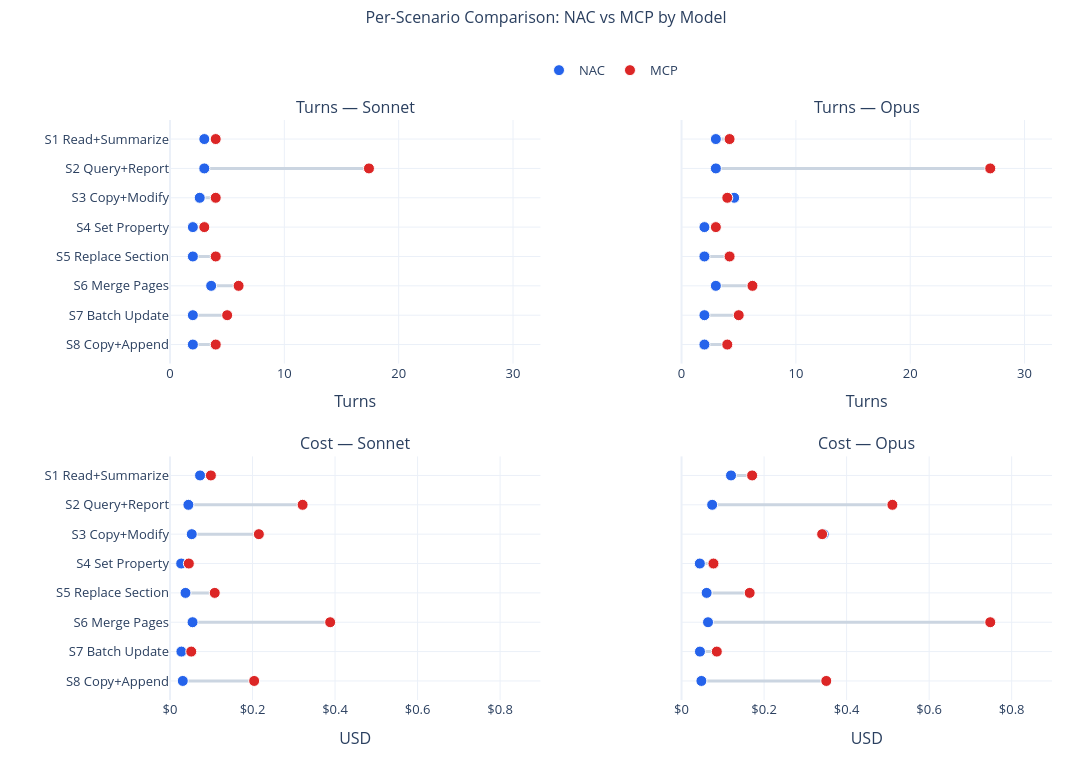

The code cell stored with this chart in its notebook:
### Markdown cell above
## 3b. Paired Comparison (Turns + Cost by Model)

### Code cell
agg_paired = df.groupby(["scenario_num", "scenario_short", "label"]).agg(
    turns_mean=("num_turns", "mean"), cost_mean=("cost_usd", "mean")).reset_index()
scenario_labels_full = [f"S{s} {SCENARIO_NAMES.get(s, '')}" for s in sorted(agg_paired.scenario_num.unique())]

titles = [f"Turns — {m}" for m, _, _ in pairs] + [f"Cost — {m}" for m, _, _ in pairs]
fig = make_subplots(rows=2, cols=len(pairs), subplot_titles=titles,
    horizontal_spacing=0.16, vertical_spacing=0.16)

turns_max = float(agg_paired.turns_mean.max()) * 1.20
cost_max = float(agg_paired.cost_mean.max()) * 1.20

for col, (model, cli_label, mcp_label) in enumerate(pairs, 1):
    cli = agg_paired[agg_paired.label == cli_label][["scenario_num", "turns_mean", "cost_mean"]].rename(
        columns={"turns_mean": "turns_cli", "cost_mean": "cost_cli"})
    mcp = agg_paired[agg_paired.label == mcp_label][["scenario_num", "turns_mean", "cost_mean"]].rename(
        columns={"turns_mean": "turns_mcp", "cost_mean": "cost_mcp"})
    merged = cli.merge(mcp, on="scenario_num", how="inner").sort_values("scenario_num")
    merged["scenario_label"] = merged["scenario_num"].map(lambda n: f"S{n} {SCENARIO_NAMES.get(n, '')}")

    for row, (cli_m, mcp_m, x_title, x_max, fmt) in enumerate([
        ("turns_cli", "turns_mcp", "Turns", turns_max, "%{x:.1f} turns"),
        ("cost_cli", "cost_mcp", "USD", cost_max, "$%{x:.3f}"),
    ], 1):
        for _, item in merged.iterrows():
            lo, hi = sorted((item[cli_m], item[mcp_m]))
            fig.add_trace(go.Scatter(x=[lo, hi], y=[item["scenario_label"], item["scenario_label"]],
                mode="lines", line=dict(color="#CBD5E1", width=3),
                showlegend=False, hoverinfo="skip"), row=row, col=col)
        fig.add_trace(go.Scatter(x=merged[cli_m], y=merged["scenario_label"], mode="markers",
            name="NAC", legendgroup="NAC", showlegend=(col == 1 and row == 1),
            marker=dict(color=NAC_COLOR, size=11, line=dict(color="white", width=1)),
            hovertemplate="%{y}<br>NAC: " + fmt + "<extra>" + model + "</extra>"),
            row=row, col=col)
        fig.add_trace(go.Scatter(x=merged[mcp_m], y=merged["scenario_label"], mode="markers",
            name="MCP", legendgroup="MCP", showlegend=(col == 1 and row == 1),
            marker=dict(color=MCP_COLOR, size=11, line=dict(color="white", width=1)),
            hovertemplate="%{y}<br>MCP: " + fmt + "<extra>" + model + "</extra>"),
            row=row, col=col)

        fig.update_xaxes(title_text=x_title, range=[0, x_max], row=row, col=col)
        if row == 2:
            fig.update_xaxes(tickprefix="$", row=row, col=col)
        fig.update_yaxes(categoryorder="array", categoryarray=list(reversed(scenario_labels_full)),
            showticklabels=(col == 1), row=row, col=col)

fig.update_layout(**LAYOUT, height=760, width=1180,
    title=dict(text="Per-Scenario Comparison: NAC vs MCP by Model",
               y=0.985, x=0.5, xanchor="center", font_size=16),
    margin=dict(t=120, b=60, l=170, r=40),
    legend=dict(orientation="h", yanchor="bottom", y=1.06, x=0.5, xanchor="center"))
fig.show()

### Figure 1 — Plotly figure (JSON) as saved in the notebook; plotly's stock layout.template omitted (floating-point values rounded to 4 significant figures)
{"data": [{"hoverinfo": "skip", "line": {"color": "#CBD5E1", "width": 3}, "mode": "lines", "showlegend": false, "type": "scatter", "x": [3, 4], "xaxis": "x", "y": ["S1 Read+Summarize", "S1 Read+Summarize"], "yaxis": "y"}, {"hoverinfo": "skip", "line": {"color": "#CBD5E1", "width": 3}, "mode": "lines", "showlegend": false, "type": "scatter", "x": [3, 17.4], "xaxis": "x", "y": ["S2 Query+Report", "S2 Query+Report"], "yaxis": "y"}, {"hoverinfo": "skip", "line": {"color": "#CBD5E1", "width": 3}, "mode": "lines", "showlegend": false, "type": "scatter", "x": [2.6, 4], "xaxis": "x", "y": ["S3 Copy+Modify", "S3 Copy+Modify"], "yaxis": "y"}, {"hoverinfo": "skip", "line": {"color": "#CBD5E1", "width": 3}, "mode": "lines", "showlegend": false, "type": "scatter", "x": [2, 3], "xaxis": "x", "y": ["S4 Set Property", "S4 Set Property"], "yaxis": "y"}, {"hoverinfo": "skip", "line": {"color": "#CBD5E1", "width": 3}, "mode": "lines", "showlegend": false, "type": "scatter", "x": [2, 4], "xaxis": "x", "y": ["S5 Replace Section", "S5 Replace Section"], "yaxis": "y"}, {"hoverinfo": "skip", "line": {"color": "#CBD5E1", "width": 3}, "mode": "lines", "showlegend": false, "type": "scatter", "x": [3.6, 6], "xaxis": "x", "y": ["S6 Merge Pages", "S6 Merge Pages"], "yaxis": "y"}, {"hoverinfo": "skip", "line": {"color": "#CBD5E1", "width": 3}, "mode": "lines", "showlegend": false, "type": "scatter", "x": [2, 5], "xaxis": "x", "y": ["S7 Batch Update", "S7 Batch Update"], "yaxis": "y"}, {"hoverinfo": "skip", "line": {"color": "#CBD5E1", "width": 3}, "mode": "lines", "showlegend": false, "type": "scatter", "x": [2, 4], "xaxis": "x", "y": ["S8 Copy+Append", "S8 Copy+Append"], "yaxis": "y"}, {"hovertemplate": "%{y}<br>NAC: %{x:.1f} turns<extra>Sonnet</extra>", "legendgroup": "NAC", "marker": {"color": "#2563EB", "line": {"color": "white", "width": 1}, "size": 11}, "mode": "markers", "name": "NAC", "showlegend": true, "type": "scatter", "x": [3.0, 3.0, 2.6, 2.0, 2.0, 3.6, 2.0, 2.0], "xaxis": "x", "y": ["S1 Read+Summarize", "S2 Query+Report", "S3 Copy+Modify", "S4 Set Property", "S5 Replace Section", "S6 Merge Pages", "S7 Batch Update", "S8 Copy+Append"], "yaxis": "y"}, {"hovertemplate": "%{y}<br>MCP: %{x:.1f} turns<extra>Sonnet</extra>", "legendgroup": "MCP", "marker": {"color": "#DC2626", "line": {"color": "white", "width": 1}, "size": 11}, "mode": "markers", "name": "MCP", "showlegend": true, "type": "scatter", "x": [4.0, 17.4, 4.0, 3.0, 4.0, 6.0, 5.0, 4.0], "xaxis": "x", "y": ["S1 Read+Summarize", "S2 Query+Report", "S3 Copy+Modify", "S4 Set Property", "S5 Replace Section", "S6 Merge Pages", "S7 Batch Update", "S8 Copy+Append"], "yaxis": "y"}, {"hoverinfo": "skip", "line": {"color": "#CBD5E1", "width": 3}, "mode": "lines", "showlegend": false, "type": "scatter", "x": [0.07288, 0.09907], "xaxis": "x3", "y": ["S1 Read+Summarize", "S1 Read+Summarize"], "yaxis": "y3"}, {"hoverinfo": "skip", "line": {"color": "#CBD5E1", "width": 3}, "mode": "lines", "showlegend": false, "type": "scatter", "x": [0.04456, 0.3214], "xaxis": "x3", "y": ["S2 Query+Report", "S2 Query+Report"], "yaxis": "y3"}, {"hoverinfo": "skip", "line": {"color": "#CBD5E1", "width": 3}, "mode": "lines", "showlegend": false, "type": "scatter", "x": [0.05273, 0.2154], "xaxis": "x3", "y": ["S3 Copy+Modify", "S3 Copy+Modify"], "yaxis": "y3"}, {"hoverinfo": "skip", "line": {"color": "#CBD5E1", "width": 3}, "mode": "lines", "showlegend": false, "type": "scatter", "x": [0.02713, 0.04564], "xaxis": "x3", "y": ["S4 Set Property", "S4 Set Property"], "yaxis": "y3"}, {"hoverinfo": "skip", "line": {"color": "#CBD5E1", "width": 3}, "mode": "lines", "showlegend": false, "type": "scatter", "x": [0.03756, 0.1084], "xaxis": "x3", "y": ["S5 Replace Section", "S5 Replace Section"], "yaxis": "y3"}, {"hoverinfo": "skip", "line": {"color": "#CBD5E1", "width": 3}, "mode": "lines", "showlegend": false, "type": "scatter", "x": [0.05468, 0.3882], "xaxis": "x3", "y": ["S6 Merge Pages", "S6 Merge Pages"], "yaxis": "y3"}, {"hoverinfo": "skip", "line": {"color": "#CBD5E1", "width": 3}, "mode": "lines", "showlegend": false, "type": "scatter", "x": [0.02762, 0.05148], "xaxis": "x3", "y": ["S7 Batch Update", "S7 Batch Update"], "yaxis": "y3"}, {"hoverinfo": "skip", "line": {"color": "#CBD5E1", "width": 3}, "mode": "lines", "showlegend": false, "type": "scatter", "x": [0.031, 0.204], "xaxis": "x3", "y": ["S8 Copy+Append", "S8 Copy+Append"], "yaxis": "y3"}, {"hovertemplate": "%{y}<br>NAC: $%{x:.3f}<extra>Sonnet</extra>", "legendgroup": "NAC", "marker": {"color": "#2563EB", "line": {"color": "white", "width": 1}, "size": 11}, "mode": "markers", "name": "NAC", "showlegend": false, "type": "scatter", "x": [0.07288, 0.04456, 0.05273, 0.02713, 0.03756, 0.05468, 0.02762, 0.031], "xaxis": "x3", "y": ["S1 Read+Summarize", "S2 Query+Report", "S3 Copy+Modify", "S4 Set Property", "S5 Replace Section", "S6 Merge Pages", "S7 Batch Update", "S8 Copy+Append"], "yaxis": "y3"}, {"hovertemplate": "%{y}<br>MCP: $%{x:.3f}<extra>Sonnet</extra>", "legendgroup": "MCP", "marker": {"color": "#DC2626", "line": {"color": "white", "width": 1}, "size": 11}, "mode": "markers", "name": "MCP", "showlegend": false, "type": "scatter", "x": [0.09907, 0.3214, 0.2154, 0.04564, 0.1084, 0.3882, 0.05148, 0.204], "xaxis": "x3", "y": ["S1 Read+Summarize", "S2 Query+Report", "S3 Copy+Modify", "S4 Set Property", "S5 Replace Section", "S6 Merge Pages", "S7 Batch Update", "S8 Copy+Append"], "yaxis": "y3"}, {"hoverinfo": "skip", "line": {"color": "#CBD5E1", "width": 3}, "mode": "lines", "showlegend": false, "type": "scatter", "x": [3, 4.2], "xaxis": "x2", "y": ["S1 Read+Summarize", "S1 Read+Summarize"], "yaxis": "y2"}, {"hoverinfo": "skip", "line": {"color": "#CBD5E1", "width": 3}, "mode": "lines", "showlegend": false, "type": "scatter", "x": [3, 27], "xaxis": "x2", "y": ["S2 Query+Report", "S2 Query+Report"], "yaxis": "y2"}, {"hoverinfo": "skip", "line": {"color": "#CBD5E1", "width": 3}, "mode": "lines", "showlegend": false, "type": "scatter", "x": [4, 4.6], "xaxis": "x2", "y": ["S3 Copy+Modify", "S3 Copy+Modify"], "yaxis": "y2"}, {"hoverinfo": "skip", "line": {"color": "#CBD5E1", "width": 3}, "mode": "lines", "showlegend": false, "type": "scatter", "x": [2, 3], "xaxis": "x2", "y": ["S4 Set Property", "S4 Set Property"], "yaxis": "y2"}, {"hoverinfo": "skip", "line": {"color": "#CBD5E1", "width": 3}, "mode": "lines", "showlegend": false, "type": "scatter", "x": [2, 4.2], "xaxis": "x2", "y": ["S5 Replace Section", "S5 Replace Section"], "yaxis": "y2"}, {"hoverinfo": "skip", "line": {"color": "#CBD5E1", "width": 3}, "mode": "lines", "showlegend": false, "type": "scatter", "x": [3, 6.2], "xaxis": "x2", "y": ["S6 Merge Pages", "S6 Merge Pages"], "yaxis": "y2"}, {"hoverinfo": "skip", "line": {"color": "#CBD5E1", "width": 3}, "mode": "lines", "showlegend": false, "type": "scatter", "x": [2, 5], "xaxis": "x2", "y": ["S7 Batch Update", "S7 Batch Update"], "yaxis": "y2"}, {"hoverinfo": "skip", "line": {"color": "#CBD5E1", "width": 3}, "mode": "lines", "showlegend": false, "type": "scatter", "x": [2, 4], "xaxis": "x2", "y": ["S8 Copy+Append", "S8 Copy+Append"], "yaxis": "y2"}, {"hovertemplate": "%{y}<br>NAC: %{x:.1f} turns<extra>Opus</extra>", "legendgroup": "NAC", "marker": {"color": "#2563EB", "line": {"color": "white", "width": 1}, "size": 11}, "mode": "markers", "name": "NAC", "showlegend": false, "type": "scatter", "x": [3.0, 3.0, 4.6, 2.0, 2.0, 3.0, 2.0, 2.0], "xaxis": "x2", "y": ["S1 Read+Summarize", "S2 Query+Report", "S3 Copy+Modify", "S4 Set Property", "S5 Replace Section", "S6 Merge Pages", "S7 Batch Update", "S8 Copy+Append"], "yaxis": "y2"}, {"hovertemplate": "%{y}<br>MCP: %{x:.1f} turns<extra>Opus</extra>", "legendgroup": "MCP", "marker": {"color": "#DC2626", "line": {"color": "white", "width": 1}, "size": 11}, "mode": "markers", "name": "MCP", "showlegend": false, "type": "scatter", "x": [4.2, 27.0, 4.0, 3.0, 4.2, 6.2, 5.0, 4.0], "xaxis": "x2", "y": ["S1 Read+Summarize", "S2 Query+Report", "S3 Copy+Modify", "S4 Set Property", "S5 Replace Section", "S6 Merge Pages", "S7 Batch Update", "S8 Copy+Append"], "yaxis": "y2"}, {"hoverinfo": "skip", "line": {"color": "#CBD5E1", "width": 3}, "mode": "lines", "showlegend": false, "type": "scatter", "x": [0.1199, 0.1711], "xaxis": "x4", "y": ["S1 Read+Summarize", "S1 Read+Summarize"], "yaxis": "y4"}, {"hoverinfo": "skip", "line": {"color": "#CBD5E1", "width": 3}, "mode": "lines", "showlegend": false, "type": "scatter", "x": [0.0742, 0.5109], "xaxis": "x4", "y": ["S2 Query+Report", "S2 Query+Report"], "yaxis": "y4"}, {"hoverinfo": "skip", "line": {"color": "#CBD5E1", "width": 3}, "mode": "lines", "showlegend": false, "type": "scatter", "x": [0.3407, 0.3444], "xaxis": "x4", "y": ["S3 Copy+Modify", "S3 Copy+Modify"], "yaxis": "y4"}, {"hoverinfo": "skip", "line": {"color": "#CBD5E1", "width": 3}, "mode": "lines", "showlegend": false, "type": "scatter", "x": [0.04427, 0.07728], "xaxis": "x4", "y": ["S4 Set Property", "S4 Set Property"], "yaxis": "y4"}, {"hoverinfo": "skip", "line": {"color": "#CBD5E1", "width": 3}, "mode": "lines", "showlegend": false, "type": "scatter", "x": [0.06077, 0.1651], "xaxis": "x4", "y": ["S5 Replace Section", "S5 Replace Section"], "yaxis": "y4"}, {"hoverinfo": "skip", "line": {"color": "#CBD5E1", "width": 3}, "mode": "lines", "showlegend": false, "type": "scatter", "x": [0.06413, 0.7481], "xaxis": "x4", "y": ["S6 Merge Pages", "S6 Merge Pages"], "yaxis": "y4"}, {"hoverinfo": "skip", "line": {"color": "#CBD5E1", "width": 3}, "mode": "lines", "showlegend": false, "type": "scatter", "x": [0.0446, 0.08541], "xaxis": "x4", "y": ["S7 Batch Update", "S7 Batch Update"], "yaxis": "y4"}, {"hoverinfo": "skip", "line": {"color": "#CBD5E1", "width": 3}, "mode": "lines", "showlegend": false, "type": "scatter", "x": [0.04808, 0.3507], "xaxis": "x4", "y": ["S8 Copy+Append", "S8 Copy+Append"], "yaxis": "y4"}, {"hovertemplate": "%{y}<br>NAC: $%{x:.3f}<extra>Opus</extra>", "legendgroup": "NAC", "marker": {"color": "#2563EB", "line": {"color": "white", "width": 1}, "size": 11}, "mode": "markers", "name": "NAC", "showlegend": false, "type": "scatter", "x": [0.1199, 0.0742, 0.3444, 0.04427, 0.06077, 0.06413, 0.0446, 0.04808], "xaxis": "x4", "y": ["S1 Read+Summarize", "S2 Query+Report", "S3 Copy+Modify", "S4 Set Property", "S5 Replace Section", "S6 Merge Pages", "S7 Batch Update", "S8 Copy+Append"], "yaxis": "y4"}, {"hovertemplate": "%{y}<br>MCP: $%{x:.3f}<extra>Opus</extra>", "legendgroup": "MCP", "marker": {"color": "#DC2626", "line": {"color": "white", "width": 1}, "size": 11}, "mode": "markers", "name": "MCP", "showlegend": false, "type": "scatter", "x": [0.1711, 0.5109, 0.3407, 0.07728, 0.1651, 0.7481, 0.08541, 0.3507], "xaxis": "x4", "y": ["S1 Read+Summarize", "S2 Query+Report", "S3 Copy+Modify", "S4 Set Property", "S5 Replace Section", "S6 Merge Pages", "S7 Batch Update", "S8 Copy+Append"], "yaxis": "y4"}], "layout": {"annotations": [{"font": {"size": 16}, "showarrow": false, "text": "Turns — Sonnet", "x": 0.21, "xanchor": "center", "xref": "paper", "y": 1, "yanchor": "bottom", "yref": "paper"}, {"font": {"size": 16}, "showarrow": false, "text": "Turns — Opus", "x": 0.79, "xanchor": "center", "xref": "paper", "y": 1, "yanchor": "bottom", "yref": "paper"}, {"font": {"size": 16}, "showarrow": false, "text": "Cost — Sonnet", "x": 0.21, "xanchor": "center", "xref": "paper", "y": 0.42, "yanchor": "bottom", "yref": "paper"}, {"font": {"size": 16}, "showarrow": false, "text": "Cost — Opus", "x": 0.79, "xanchor": "center", "xref": "paper", "y": 0.42, "yanchor": "bottom", "yref": "paper"}], "font": {"size": 13}, "height": 760, "legend": {"orientation": "h", "x": 0.5, "xanchor": "center", "y": 1.06, "yanchor": "bottom"}, "margin": {"b": 60, "l": 170, "r": 40, "t": 120}, "title": {"font": {"size": 16}, "text": "Per-Scenario Comparison: NAC vs MCP by Model", "x": 0.5, "xanchor": "center", "y": 0.985}, "width": 1180, "xaxis": {"anchor": "y", "domain": [0, 0.42], "range": [0, 32.4], "title": {"text": "Turns"}}, "xaxis2": {"anchor": "y2", "domain": [0.58, 1], "range": [0, 32.4], "title": {"text": "Turns"}}, "xaxis3": {"anchor": "y3", "domain": [0, 0.42], "range": [0, 0.8978], "tickprefix": "$", "title": {"text": "USD"}}, "xaxis4": {"anchor": "y4", "domain": [0.58, 1], "range": [0, 0.8978], "tickprefix": "$", "title": {"text": "USD"}}, "yaxis": {"anchor": "x", "categoryarray": ["S8 Copy+Append", "S7 Batch Update", "S6 Merge Pages", "S5 Replace Section", "S4 Set Property", "S3 Copy+Modify", "S2 Query+Report", "S1 Read+Summarize"], "categoryorder": "array", "domain": [0.58, 1], "showticklabels": true}, "yaxis2": {"anchor": "x2", "categoryarray": ["S8 Copy+Append", "S7 Batch Update", "S6 Merge Pages", "S5 Replace Section", "S4 Set Property", "S3 Copy+Modify", "S2 Query+Report", "S1 Read+Summarize"], "categoryorder": "array", "domain": [0.58, 1], "showticklabels": false}, "yaxis3": {"anchor": "x3", "categoryarray": ["S8 Copy+Append", "S7 Batch Update", "S6 Merge Pages", "S5 Replace Section", "S4 Set Property", "S3 Copy+Modify", "S2 Query+Report", "S1 Read+Summarize"], "categoryorder": "array", "domain": [0, 0.42], "showticklabels": true}, "yaxis4": {"anchor": "x4", "categoryarray": ["S8 Copy+Append", "S7 Batch Update", "S6 Merge Pages", "S5 Replace Section", "S4 Set Property", "S3 Copy+Modify", "S2 Query+Report", "S1 Read+Summarize"], "categoryorder": "array", "domain": [0, 0.42], "showticklabels": false}}}
